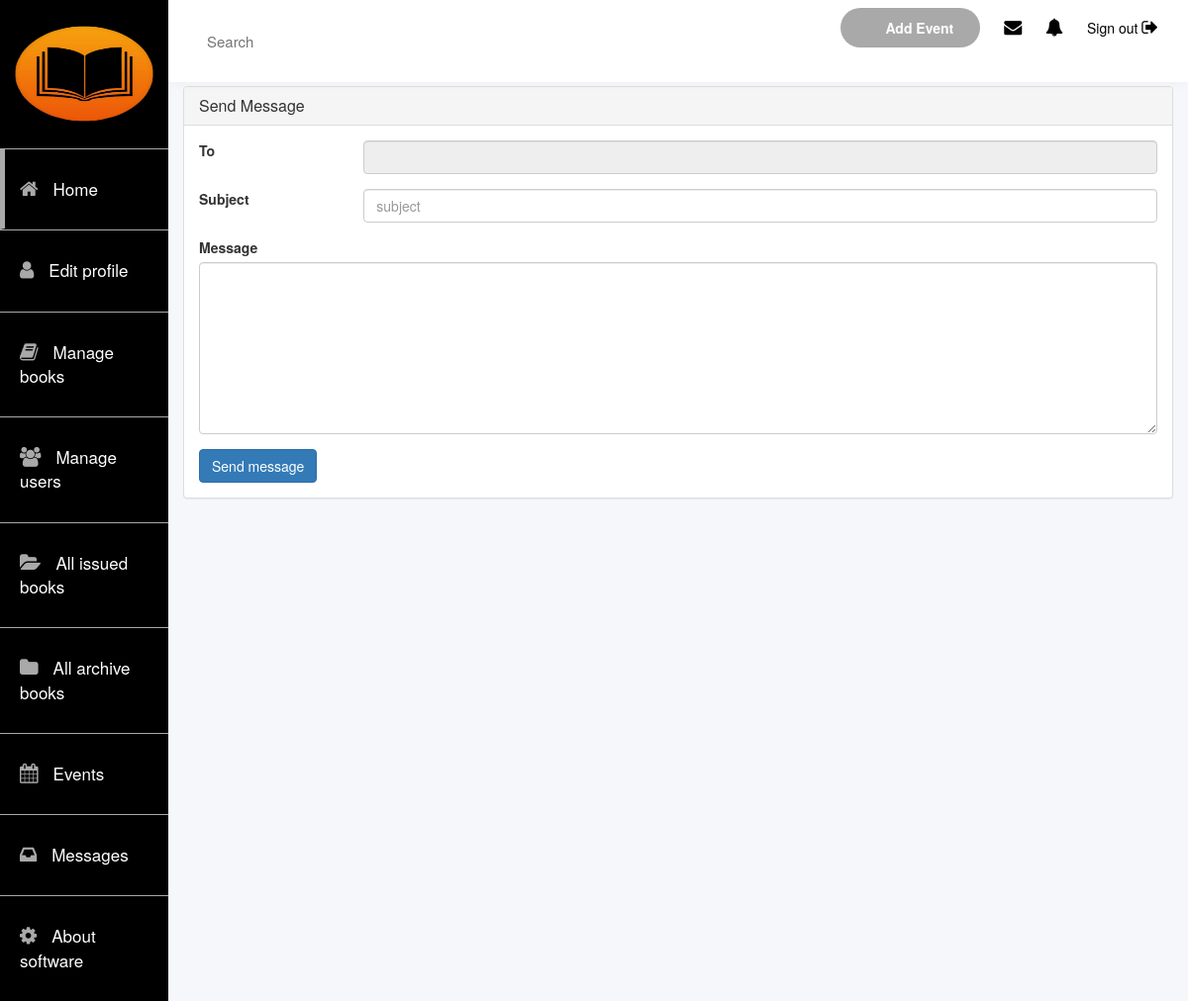
The app's page /library/alert_user/16, older data.
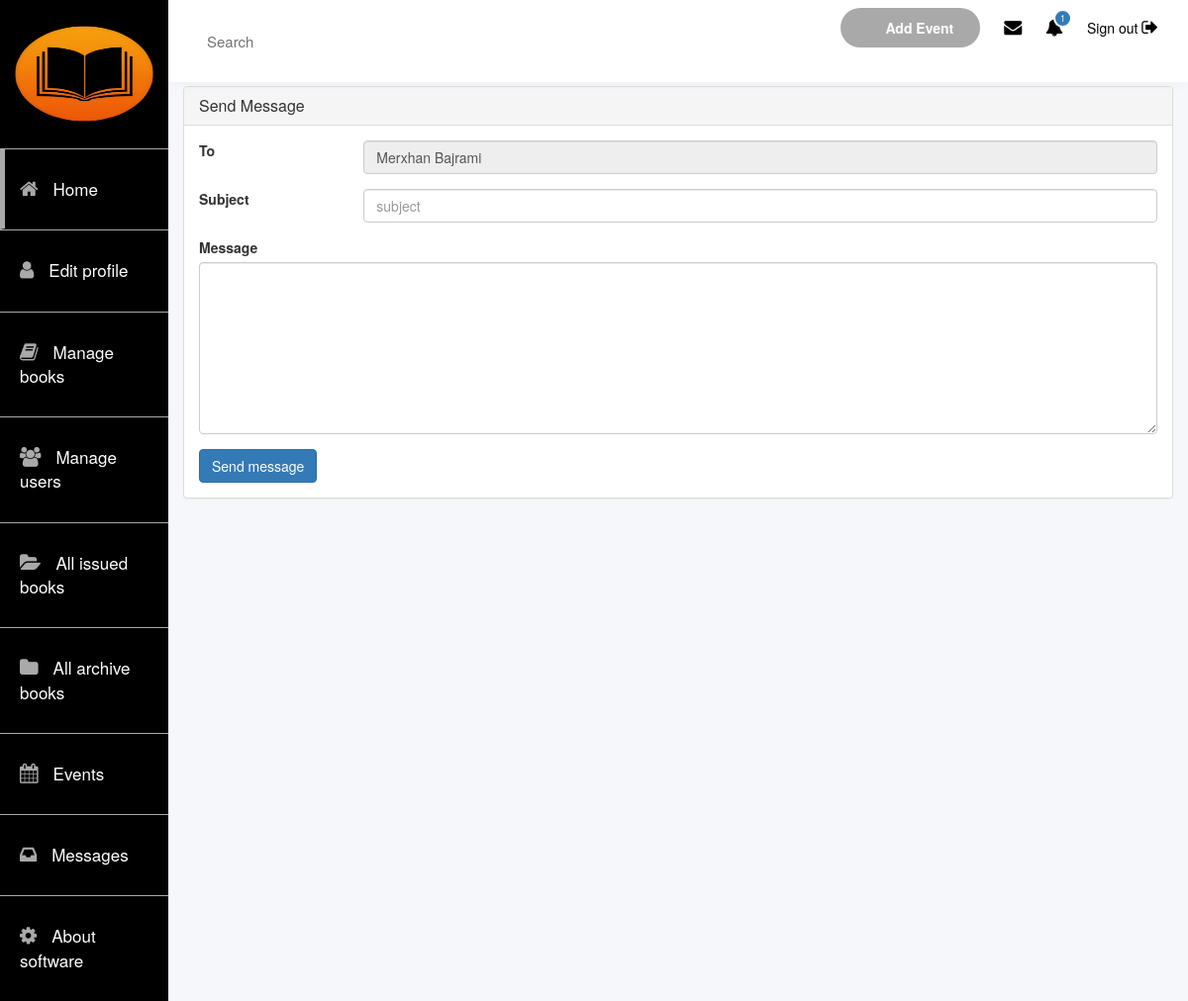
The same page, newer data.
### app/models.py (models this page shows, shortened)
class User(models.Model):
    name = models.CharField(max_length=100)
    email = models.CharField(max_length=200)
    username = models.CharField(max_length=50)
    password = models.CharField(max_length=200)
    points = models.IntegerField(default=0)
    address = models.CharField(max_length=200)
    is_admin = models.BooleanField(default=False)

### app/views.py (the view, shortened to what this page needs)
# urls.py: path('alert_user/<int:id>',views.AlertView.as_view(),name="alert"),
class AlertView(View):
    def get(self, request, id):
        m = Message.objects.filter(marked=False).count()
        user = User.objects.filter(id=id).first()
        u = User.objects.filter(username=request.session.get('username')).first()
        inbox = alert.objects.filter(user=u, is_read=False)
        context = {
            'user': user,
            'length':m,
            'total_inbox':len(inbox),
        }
        return render(request, 'admin_alert.html', context=context)

### app/templates/admin_alert.html (shortened to what this page needs)
{% extends 'admin.html' %}
{% block content %}
      <div class="container" style="width: 1000px;">
        <div class="row">
                <div class="panel panel-default">
                <div class="panel-heading clearfix">
                  <h3 class="panel-title">Send Message</h3>
                </div>
                <div class="panel-body">
                    <form role="form" class="form-horizontal" action="{% url 'alert' user.id %}" method="post">
                        <div class="form-group">
                          <label class="col-sm-2" for="inputTo">To</label>
                          <div class="col-sm-10">
                              <input readonly value="{{user.name}}" type="email" class="form-control" id="inputTo"></div>
                        </div>
                        <div class="form-group">
                          <label class="col-sm-2" for="inputSubject">Subject</label>
                          <div class="col-sm-10"><input type="text" name="subject" class="form-control" id="inputSubject" placeholder="subject"></div>
                        </div>
                        <div class="form-group">
                          <label class="col-sm-12" for="inputBody">Message</label>
                          <div class="col-sm-12">
                              <textarea  name="content" class="form-control" id="inputBody" rows="8" data-gramm="true"  spellcheck="false" data-gramm_editor="true" ></textarea><div></div></div></div>
                        <button type="submit" class="btn btn-primary">Send message</button>
                    </form>
                </div>
              </div>
            </div>
        </div>
{% endblock %}

Row changes from the older to the newer data that the page shows:
added User: name "Merxhan Bajrami"
Text that changed along with them:
{{ length }}: (not shown) → "1"
